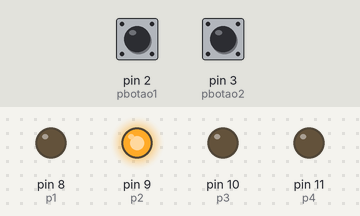
Bench run of a sketch on a simulated Arduino Uno, built with avr-gcc and run on an emulated ATmega328P. On the bench: output pins drawn as LEDs (lit = HIGH). Inputs (shaded band) come from the test bench; at power-on: pin 2 (pbotao1) LOW, pin 3 (pbotao2) LOW. What the sketch prints to the serial monitor is not drawn.

Above: at 1.2 s.
1.3 s: pin 2 (pbotao1) pulled HIGH for 0.15 s
At 1.7 s:
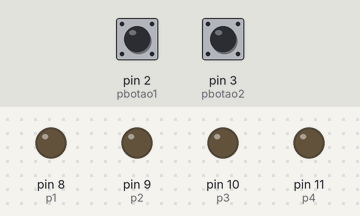
2.9 s: pin 3 (pbotao2) pulled HIGH for 0.15 s
At 4.1 s:
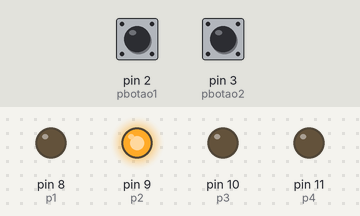
4.5 s: pin 2 (pbotao1) pulled HIGH for 1 s
At 5.3 s:
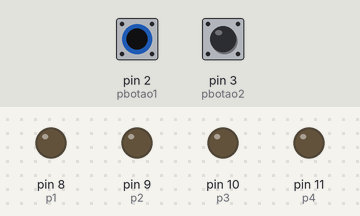
Timing chart, 0 to 7.5 s (numbered marks = the images above; inputs shaded):
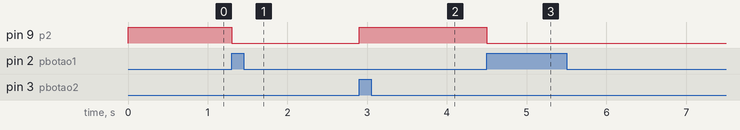

Measured:
- after the input at 1.3 s, pin 9 (p2): HIGH → LOW at once
- after the input at 2.9 s, pin 9 (p2): LOW → HIGH at once
- after the input at 4.5 s, pin 9 (p2): HIGH → LOW at once

The sketch:

exercicio3.ino
```cpp
#define p1 8      //definindo que o pino 8 se chama p1
#define p2 9      //definindo que o pino 9 se chama p2
#define p3 10     //definindo que o oino 10 se chama p3
#define p4 11     //definindo que o pino 11 se chama p4
#define pbotao1 2  //definindo que o pino 2 se chama pbotao1
#define pbotao2 3  //defininfo que o pino 3 se chama pbotao2

int cont = 0;
bool aux = 0;
bool aux2 = 0;

void setup() {
  pinMode(p1, OUTPUT);    //definindo p1 como OUTPUT
  pinMode(p2, OUTPUT);    //definindo p2 como OUTPUT
  pinMode(p3, OUTPUT);    //definindo p3 como OUTPUT
  pinMode(p4, OUTPUT);    //definindo p4 como OUTPUT
  pinMode(pbotao1, INPUT);   //define pbotao1 como INPUT
  pinMode(pbotao2, INPUT);   //define pbotao2 como INPUT
  Serial.begin(9600);

}

void loop() {
  bool botaoA = digitalRead(pbotao1);   //define que o botaoA é igual ao digitalRead do pbotao1
  bool botaoB = digitalRead(pbotao2);   //define que o botaoB é igual ao digitalRead do pbotao2

  if (cont>0){
    if (botaoB == 1){
        if(aux2 == 0){
          cont --;
          aux2 = 1;
        }
      } else{
          aux2=0;
        }
  }
  if (cont<50){
    if (botaoA == 1){
      if(aux == 0){
        cont ++;
        aux = 1;
      }
    } else{
        aux=0;
      }

  }
  if(cont==50){
      digitalWrite(p1, 1);
  }else{
      digitalWrite(p1, 0);
   }
  if(cont==0){
      digitalWrite(p2, 1);
  }else{
      digitalWrite(p2, 0);
   }

  Serial.println(cont);
}
```
